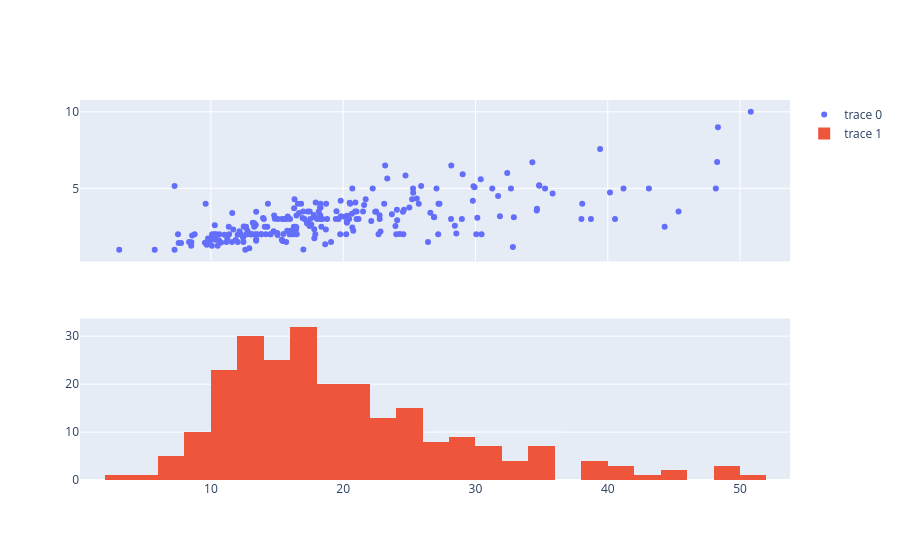

Here is the notebook cell this chart was saved with:
### Code cell
fig = make_subplots(rows=2, cols=1, shared_xaxes=True)
fig.add_trace(go.Scatter(x=tips['total_bill'], y=tips['tip'], mode='markers'), row=1, col=1)
fig.add_trace(go.Histogram(x=tips['total_bill']), row=2, col=1)
fig.show()

### Figure 1 — Plotly figure (JSON) as saved in the notebook; plotly's stock layout.template omitted (floating-point values rounded to 4 significant figures; data arrays with more than 128 entries replaced by an {"elided": "..."} marker saying what was removed)
{"data": [{"mode": "markers", "type": "scatter", "x": {"elided": "244 float values"}, "xaxis": "x", "y": {"elided": "244 float values"}, "yaxis": "y"}, {"type": "histogram", "x": {"elided": "244 float values"}, "xaxis": "x2", "yaxis": "y2"}], "layout": {"xaxis": {"anchor": "y", "domain": [0, 1], "matches": "x2", "showticklabels": false}, "xaxis2": {"anchor": "y2", "domain": [0, 1]}, "yaxis": {"anchor": "x", "domain": [0.575, 1]}, "yaxis2": {"anchor": "x2", "domain": [0, 0.425]}}}
